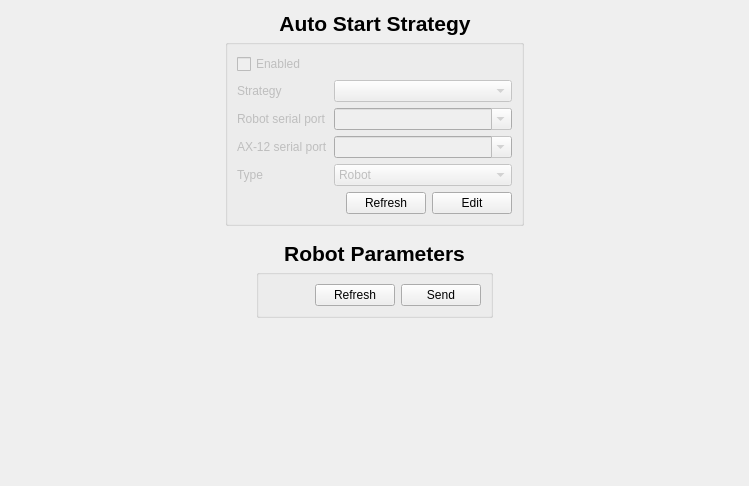
<?xml version="1.0" encoding="UTF-8"?>
<ui version="4.0">
 <class>ParametersView</class>
 <widget class="QWidget" name="ParametersView">
  <property name="geometry">
   <rect>
    <x>0</x>
    <y>0</y>
    <width>749</width>
    <height>486</height>
   </rect>
  </property>
  <property name="windowTitle">
   <string>Form</string>
  </property>
  <layout class="QVBoxLayout" name="verticalLayout_2">
   <item>
    <spacer name="verticalSpacer">
     <property name="orientation">
      <enum>Qt::Vertical</enum>
     </property>
     <property name="sizeHint" stdset="0">
      <size>
       <width>20</width>
       <height>40</height>
      </size>
     </property>
    </spacer>
   </item>
   <item>
    <layout class="QGridLayout" name="gridLayout" columnstretch="10,2,2,2,10">
     <property name="verticalSpacing">
      <number>3</number>
     </property>
     <item row="0" column="1">
      <spacer name="horizontalSpacer_15">
       <property name="orientation">
        <enum>Qt::Horizontal</enum>
       </property>
       <property name="sizeHint" stdset="0">
        <size>
         <width>40</width>
         <height>20</height>
        </size>
       </property>
      </spacer>
     </item>
     <item row="0" column="4">
      <spacer name="horizontalSpacer_5">
       <property name="orientation">
        <enum>Qt::Horizontal</enum>
       </property>
       <property name="sizeHint" stdset="0">
        <size>
         <width>40</width>
         <height>20</height>
        </size>
       </property>
      </spacer>
     </item>
     <item row="0" column="3">
      <spacer name="horizontalSpacer_14">
       <property name="orientation">
        <enum>Qt::Horizontal</enum>
       </property>
       <property name="sizeHint" stdset="0">
        <size>
         <width>40</width>
         <height>20</height>
        </size>
       </property>
      </spacer>
     </item>
     <item row="0" column="0">
      <spacer name="horizontalSpacer_4">
       <property name="orientation">
        <enum>Qt::Horizontal</enum>
       </property>
       <property name="sizeHint" stdset="0">
        <size>
         <width>40</width>
         <height>20</height>
        </size>
       </property>
      </spacer>
     </item>
     <item row="2" column="1" colspan="3">
      <widget class="QGroupBox" name="gbAutoStart">
       <property name="title">
        <string/>
       </property>
       <layout class="QVBoxLayout" name="verticalLayout_3">
        <item>
         <widget class="QWidget" name="autoStartContentWidget" native="true">
          <property name="enabled">
           <bool>false</bool>
          </property>
          <layout class="QGridLayout" name="gridLayout_3">
           <property name="margin">
            <number>0</number>
           </property>
           <item row="1" column="0">
            <widget class="QLabel" name="label_10">
             <property name="text">
              <string>Strategy</string>
             </property>
            </widget>
           </item>
           <item row="3" column="0">
            <widget class="QLabel" name="label_12">
             <property name="text">
              <string>AX-12 serial port</string>
             </property>
            </widget>
           </item>
           <item row="2" column="1">
            <widget class="QComboBox" name="cbAutoRobotPort">
             <property name="sizePolicy">
              <sizepolicy hsizetype="Expanding" vsizetype="Fixed">
               <horstretch>0</horstretch>
               <verstretch>0</verstretch>
              </sizepolicy>
             </property>
             <property name="editable">
              <bool>true</bool>
             </property>
            </widget>
           </item>
           <item row="3" column="1">
            <widget class="QComboBox" name="cbAutoAx12Port">
             <property name="sizePolicy">
              <sizepolicy hsizetype="Expanding" vsizetype="Fixed">
               <horstretch>0</horstretch>
               <verstretch>0</verstretch>
              </sizepolicy>
             </property>
             <property name="editable">
              <bool>true</bool>
             </property>
            </widget>
           </item>
           <item row="1" column="1">
            <widget class="QComboBox" name="cbAutoStrategy">
             <property name="sizePolicy">
              <sizepolicy hsizetype="Expanding" vsizetype="Fixed">
               <horstretch>0</horstretch>
               <verstretch>0</verstretch>
              </sizepolicy>
             </property>
            </widget>
           </item>
           <item row="2" column="0">
            <widget class="QLabel" name="label_11">
             <property name="text">
              <string>Robot serial port</string>
             </property>
            </widget>
           </item>
           <item row="4" column="0">
            <widget class="QLabel" name="label_9">
             <property name="text">
              <string>Type</string>
             </property>
            </widget>
           </item>
           <item row="4" column="1">
            <widget class="QComboBox" name="cbAutoType">
             <item>
              <property name="text">
               <string>Robot</string>
              </property>
             </item>
             <item>
              <property name="text">
               <string>Simulation (Purple)</string>
              </property>
             </item>
             <item>
              <property name="text">
               <string>Reversed Simulation (Red)</string>
              </property>
             </item>
            </widget>
           </item>
           <item row="0" column="0" colspan="2">
            <widget class="QCheckBox" name="checkAutoStratEnabled">
             <property name="text">
              <string>Enabled</string>
             </property>
            </widget>
           </item>
          </layout>
         </widget>
        </item>
        <item>
         <layout class="QHBoxLayout" name="horizontalLayout_3">
          <item>
           <spacer name="horizontalSpacer_6">
            <property name="orientation">
             <enum>Qt::Horizontal</enum>
            </property>
            <property name="sizeHint" stdset="0">
             <size>
              <width>40</width>
              <height>20</height>
             </size>
            </property>
           </spacer>
          </item>
          <item>
           <widget class="QPushButton" name="btnRefreshAutoStart">
            <property name="text">
             <string>Refresh</string>
            </property>
           </widget>
          </item>
          <item>
           <widget class="QPushButton" name="btnEditSendAutoStart">
            <property name="text">
             <string>Edit</string>
            </property>
           </widget>
          </item>
         </layout>
        </item>
       </layout>
      </widget>
     </item>
     <item row="0" column="2">
      <widget class="QLabel" name="label">
       <property name="font">
        <font>
         <pointsize>16</pointsize>
         <weight>75</weight>
         <bold>true</bold>
        </font>
       </property>
       <property name="text">
        <string>Auto Start Strategy</string>
       </property>
       <property name="alignment">
        <set>Qt::AlignCenter</set>
       </property>
      </widget>
     </item>
    </layout>
   </item>
   <item>
    <widget class="QScrollArea" name="scroll">
     <property name="styleSheet">
      <string notr="true">QScrollArea{border: 0px;}
.QScrollArea, .QWidget { background-color: rgba(0, 0, 0, 0) }
</string>
     </property>
     <property name="horizontalScrollBarPolicy">
      <enum>Qt::ScrollBarAlwaysOff</enum>
     </property>
     <property name="widgetResizable">
      <bool>true</bool>
     </property>
     <property name="alignment">
      <set>Qt::AlignCenter</set>
     </property>
     <widget class="QWidget" name="scrollAreaWidgetContents">
      <property name="geometry">
       <rect>
        <x>0</x>
        <y>0</y>
        <width>725</width>
        <height>205</height>
       </rect>
      </property>
      <layout class="QGridLayout" name="gridLayout_2">
       <item row="0" column="1">
        <layout class="QVBoxLayout" name="verticalLayout">
         <property name="spacing">
          <number>3</number>
         </property>
         <item>
          <widget class="QLabel" name="lblParametersTitle">
           <property name="font">
            <font>
             <pointsize>16</pointsize>
             <weight>75</weight>
             <bold>true</bold>
            </font>
           </property>
           <property name="text">
            <string>Robot Parameters</string>
           </property>
           <property name="alignment">
            <set>Qt::AlignCenter</set>
           </property>
          </widget>
         </item>
         <item>
          <widget class="QGroupBox" name="frameParams">
           <layout class="QVBoxLayout" name="frameParamsLayout">
            <item>
             <spacer name="verticalSpacer_3">
              <property name="orientation">
               <enum>Qt::Vertical</enum>
              </property>
              <property name="sizeHint" stdset="0">
               <size>
                <width>20</width>
                <height>40</height>
               </size>
              </property>
             </spacer>
            </item>
            <item>
             <layout class="QHBoxLayout" name="horizontalLayout">
              <item>
               <spacer name="horizontalSpacer_3">
                <property name="orientation">
                 <enum>Qt::Horizontal</enum>
                </property>
                <property name="sizeHint" stdset="0">
                 <size>
                  <width>40</width>
                  <height>20</height>
                 </size>
                </property>
               </spacer>
              </item>
              <item>
               <widget class="QPushButton" name="btnRefresh">
                <property name="text">
                 <string>Refresh</string>
                </property>
               </widget>
              </item>
              <item>
               <widget class="QPushButton" name="btnSend">
                <property name="text">
                 <string>Send</string>
                </property>
               </widget>
              </item>
             </layout>
            </item>
           </layout>
          </widget>
         </item>
        </layout>
       </item>
       <item row="0" column="2">
        <spacer name="horizontalSpacer_2">
         <property name="orientation">
          <enum>Qt::Horizontal</enum>
         </property>
         <property name="sizeHint" stdset="0">
          <size>
           <width>236</width>
           <height>20</height>
          </size>
         </property>
        </spacer>
       </item>
       <item row="0" column="0">
        <spacer name="horizontalSpacer">
         <property name="orientation">
          <enum>Qt::Horizontal</enum>
         </property>
         <property name="sizeHint" stdset="0">
          <size>
           <width>236</width>
           <height>20</height>
          </size>
         </property>
        </spacer>
       </item>
       <item row="1" column="1">
        <spacer name="verticalSpacer_2">
         <property name="orientation">
          <enum>Qt::Vertical</enum>
         </property>
         <property name="sizeHint" stdset="0">
          <size>
           <width>20</width>
           <height>195</height>
          </size>
         </property>
        </spacer>
       </item>
      </layout>
     </widget>
    </widget>
   </item>
  </layout>
 </widget>
 <resources/>
 <connections/>
</ui>
